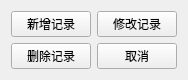
<?xml version="1.0" encoding="UTF-8"?>
<ui version="4.0">
 <class>view::equipment::kdeletemanage</class>
 <widget class="QWidget" name="view::equipment::kdeletemanage">
  <property name="geometry">
   <rect>
    <x>0</x>
    <y>0</y>
    <width>174</width>
    <height>72</height>
   </rect>
  </property>
  <property name="windowTitle">
   <string>Form</string>
  </property>
  <layout class="QGridLayout" name="gridLayout">
   <item row="0" column="0">
    <widget class="QPushButton" name="addrecord">
     <property name="text">
      <string>新增记录</string>
     </property>
    </widget>
   </item>
   <item row="0" column="1">
    <widget class="QPushButton" name="changerecord">
     <property name="text">
      <string>修改记录</string>
     </property>
    </widget>
   </item>
   <item row="1" column="0">
    <widget class="QPushButton" name="deleterecord">
     <property name="text">
      <string>删除记录</string>
     </property>
    </widget>
   </item>
   <item row="1" column="1">
    <widget class="QPushButton" name="close">
     <property name="text">
      <string>取消</string>
     </property>
    </widget>
   </item>
  </layout>
 </widget>
 <resources/>
 <connections/>
</ui>
